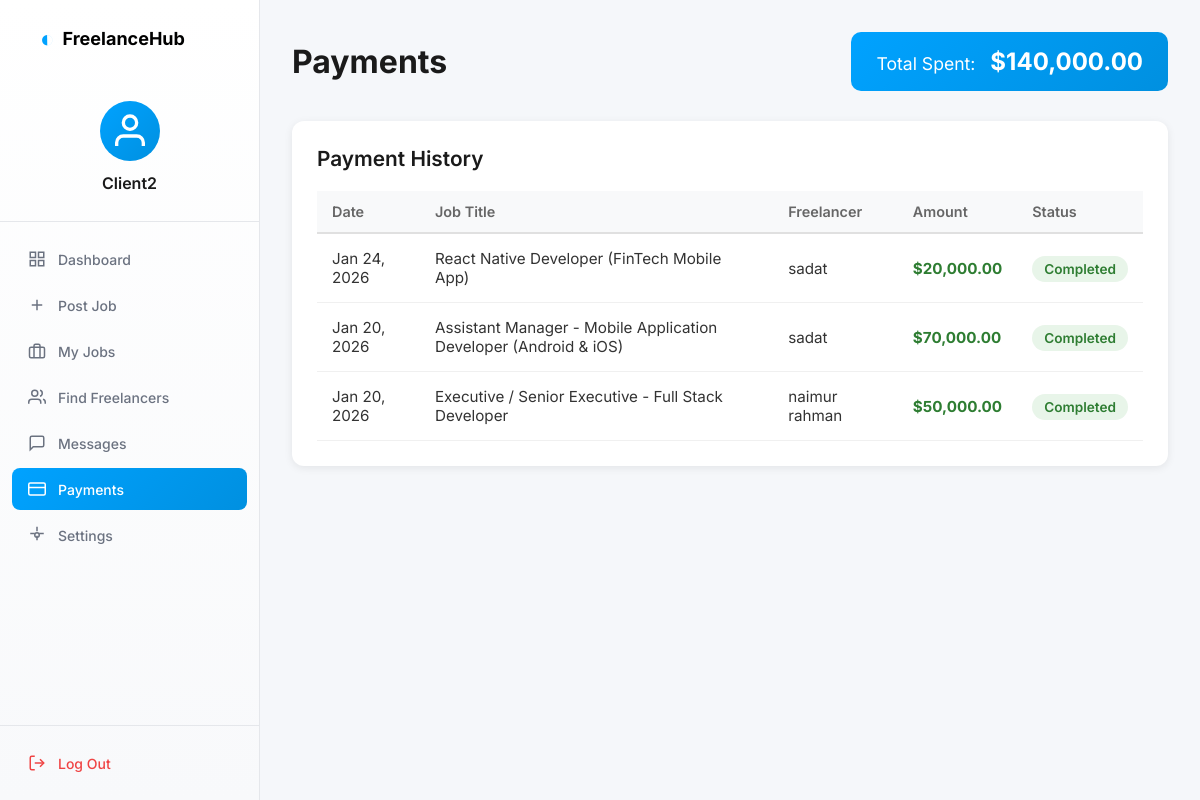
/client/dashboard.php?page=payments (signed in), run on the app's committed database.
### tables this page shows
CREATE TABLE `payments` (
  `payment_id` int(11) NOT NULL,
  `hire_id` int(11) NOT NULL,
  `amount` decimal(10,2) NOT NULL,
  `payment_status` enum('pending','completed','failed') DEFAULT 'pending',
  `paid_at` timestamp NOT NULL DEFAULT current_timestamp()
);

CREATE TABLE `jobs` (
  `job_id` int(11) NOT NULL,
  `client_id` int(11) NOT NULL,
  `skill_id` int(11) NOT NULL,
  `job_title` varchar(150) DEFAULT NULL,
  `job_description` text DEFAULT NULL,
  `status` enum('open','closed') DEFAULT 'open',
  `is_hired` tinyint(1) DEFAULT 0,
  `hired_freelancer_id` int(11) DEFAULT NULL,
  `hired_at` timestamp NULL DEFAULT NULL,
  `budget` decimal(10,2) DEFAULT NULL,
  `created_at` timestamp NOT NULL DEFAULT current_timestamp()
);

CREATE TABLE `freelancers` (
  `freelancer_id` int(11) NOT NULL,
  `full_name` varchar(100) NOT NULL,
  `email` varchar(150) NOT NULL,
  `password` varchar(255) NOT NULL,
  `skill_id` int(11) DEFAULT NULL,
  `test_score` decimal(5,2) DEFAULT NULL,
  `status` enum('active','suspended') DEFAULT 'active',
  `created_at` timestamp NOT NULL DEFAULT current_timestamp(),
  `is_verified` tinyint(1) DEFAULT 0,
  `bio` text DEFAULT NULL,
  `profile_picture` varchar(255) DEFAULT NULL,
  `is_suspended` tinyint(1) DEFAULT 0
);

### client/pages/payments.php (the view, shortened to what this page needs)
<?php
$client_id = $_SESSION['client_id'];
$payments_query = $conn->query("
    SELECT
        p.*,
        hf.job_id,
        j.job_title,
        f.full_name as freelancer_name
    FROM payments p
    JOIN hired_freelancers hf ON p.hire_id = hf.hire_id
    JOIN jobs j ON hf.job_id = j.job_id
    JOIN freelancers f ON hf.freelancer_id = f.freelancer_id
    WHERE hf.client_id = $client_id
    ORDER BY p.paid_at DESC
");
$total_query = $conn->query("
    SELECT COALESCE(SUM(p.amount), 0) as total
    FROM payments p
    JOIN hired_freelancers hf ON p.hire_id = hf.hire_id
    WHERE hf.client_id = $client_id AND p.payment_status = 'completed'
");
$total_spent = $total_query->fetch_assoc()['total'];
?>
<link rel="stylesheet" href="css/payments.css">
<div class="payments-container">
    <div class="page-header">
        <h1>Payments</h1>
        <div class="total-spent">
            <span>Total Spent:</span>
            <strong>$<?= number_format($total_spent, 2) ?></strong>
        </div>
    </div>
    <div class="section">
        <h2>Payment History</h2>
        <?php if ($payments_query && $payments_query->num_rows > 0): ?>
            <div class="payments-table-wrapper">
                <table class="payments-table">
                    <thead>
                        <tr>
                            <th>Date</th>
                            <th>Job Title</th>
                            <th>Freelancer</th>
                            <th>Amount</th>
                            <th>Status</th>
                        </tr>
                    </thead>
                    <tbody>
                        <?php while ($payment = $payments_query->fetch_assoc()): ?>
                            <tr>
                                <td><?= date('M d, Y', strtotime($payment['paid_at'])) ?></td>
                                <td><?= htmlspecialchars($payment['job_title']) ?></td>
                                <td><?= htmlspecialchars($payment['freelancer_name']) ?></td>
                                <td class="amount-cell">$<?= number_format($payment['amount'], 2) ?></td>
                                <td>
                                    <span class="status-badge <?= $payment['payment_status'] ?>">
                                        <?= ucfirst($payment['payment_status']) ?>
                                    </span>
                                </td>
                            </tr>
                        <?php endwhile; ?>
                    </tbody>
                </table>
            </div>
        <?php else: ?>
            <p class="no-data">No payment history yet</p>
        <?php endif; ?>
    </div>
</div>

### client/css/client_dashboard.css (style rules this page uses)
* { margin: 0; padding: 0; box-sizing: border-box; }
body { font-family: 'Inter', -apple-system, BlinkMacSystemFont, 'Segoe UI', sans-serif; background-color: #f5f7fa; color: #333; }

### client/css/payments.css (style rules this page uses)
.payments-container { max-width: 1200px; margin: 0 auto; }
.page-header { display: flex; justify-content: space-between; align-items: center; margin-bottom: 30px; }
.page-header h1 { font-size: 2rem; font-weight: 700; color: #1a1a1a; }
.total-spent { background: linear-gradient(135deg, #00a2ff 0%, #0090e0 100%); color: #fff; padding: 15px 25px; border-radius: 10px; font-size: 1.1rem; }
.total-spent strong { font-size: 1.5rem; margin-left: 10px; }
.section { background: #fff; padding: 25px; border-radius: 12px; box-shadow: 0 2px 8px rgba(0, 0, 0, 0.08); margin-bottom: 25px; }
.section h2 { font-size: 1.3rem; font-weight: 600; color: #1a1a1a; margin-bottom: 20px; }
.payments-table-wrapper { overflow-x: auto; }
.payments-table { width: 100%; border-collapse: collapse; }
.payments-table thead { background: #f8f9fa; }
.payments-table th { padding: 12px 15px; text-align: left; font-size: 0.9rem; font-weight: 600; color: #666; border-bottom: 2px solid #e0e0e0; }
.payments-table td { padding: 15px; border-bottom: 1px solid #f0f0f0; font-size: 0.95rem; }
.amount-cell { font-weight: 700; color: #2e7d32; font-size: 1.05rem; }
.status-badge { padding: 5px 12px; border-radius: 15px; font-size: 0.85rem; font-weight: 600; }
.status-badge.completed { background: #e8f5e9; color: #2e7d32; }

### data on the page
payments: paid_at "Jan 24, 2026", jobs.job_title "React Native Developer (FinTech Mobile App)", freelancers.full_name "sadat", amount "20,000.00", payment_status "Completed"
payments: paid_at "Jan 20, 2026", jobs.job_title "Assistant Manager - Mobile Application Developer (Android & iOS)", freelancers.full_name "sadat", amount "70,000.00", payment_status "Completed"
payments: paid_at "Jan 20, 2026", jobs.job_title "Executive / Senior Executive - Full Stack Developer", freelancers.full_name "naimur rahman", amount "50,000.00", payment_status "Completed"

### other printed values
explode(' ', $client_name)[0] "Client2"
$label "Dashboard"
$label "Post Job"
$label "My Jobs"
$label "Find Freelancers"
$label "Messages"
$label "Payments"
$label "Settings"
$total_spent "140,000.00"
